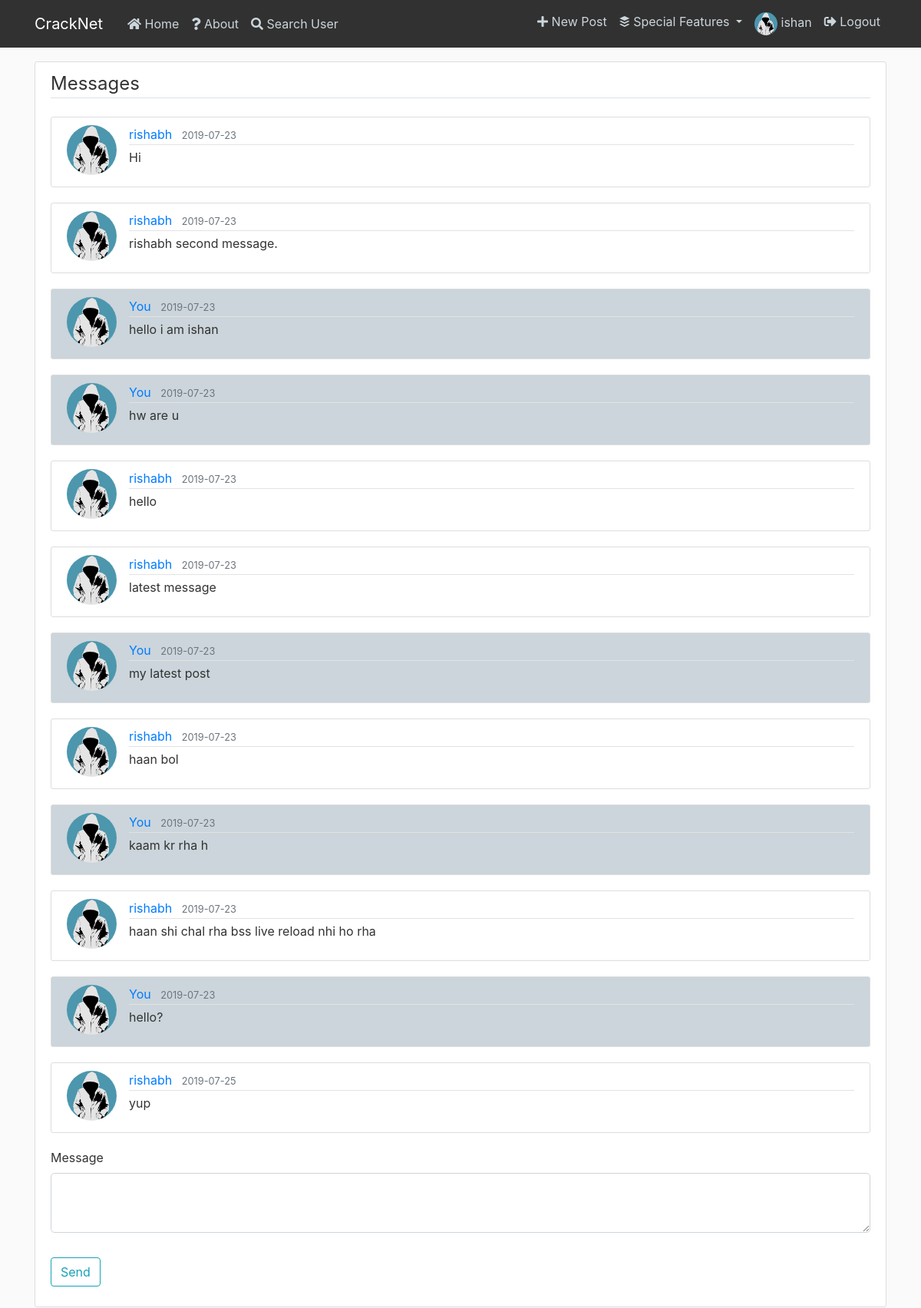
The app's page /messages/1/2 (signed in) with its own data.
### flaskblog/models.py (models this page shows, shortened)
class User(db.Model, UserMixin):
    id = db.Column(db.Integer, primary_key=True)
    username = db.Column(db.String(20), unique=True, nullable=False)
    email = db.Column(db.String(120), unique=True, nullable=False)
    image_file = db.Column(db.String(20), nullable=False, default='default.jpg')
    connections=db.Column(db.Integer, nullable=False, default=0)
    connected_users=db.Column(db.String(100000), default="")
    password = db.Column(db.String(60), nullable=False)
    posts = db.relationship('Post', backref='author', lazy=True)
    comments = db.relationship('Comment', backref='author', lazy=True)

class Message(db.Model):
    id = db.Column(db.Integer, primary_key=True, autoincrement=True)
    date_of_message = db.Column(db.DateTime, nullable=False, default=datetime.utcnow)
    message = db.Column(db.Text, nullable = False)
    receiver_id = db.Column(db.Integer, nullable=False)
    sender_id = db.Column(db.Integer, nullable=False)

### flaskblog/routes.py (the view)
@app.route("/messages/<int:user_id>/<int:current_user_id>", methods=['POST', 'GET'])
@login_required
def messages(user_id,current_user_id):
    if current_user.id == current_user_id:
        form = MessageForm()
        if form.validate_on_submit():
            message = Message(message=form.content.data, receiver_id=user_id, sender_id=current_user_id)
            db.session.add(message)
            db.session.commit()
            flash('Message sent successfully!', 'success')
            return redirect(url_for('messages',user_id=user_id,current_user_id=current_user_id))
        messages_id=[]
        messages1=Message.query.filter_by(receiver_id=user_id,sender_id=current_user_id).all()
        for message in messages1:
            messages_id.append(message.id)
        messages2=Message.query.filter_by(receiver_id=current_user_id,sender_id=user_id).all()
        for message in messages2:
            messages_id.append(message.id)
        messages=[]
        for id in messages_id:
            messages.append(Message.query.filter_by(id=id).first())
        current_receiver = User.query.filter_by(id=user_id).first()
        return render_template('messages.html', messages = messages, current_receiver=current_receiver, legend = 'Messages', form = form)
    else:
        flash('Dont try to be Oversmart!', 'danger')
        return redirect(url_for('home'))

### flaskblog/forms.py
class MessageForm(FlaskForm):
    content = TextAreaField('Message', validators=[DataRequired()])
    submit = SubmitField('Send')

### flaskblog/models.py (called while the page is built)
@login_manager.user_loader
def load_user(user_id):
    return User.query.get(int(user_id))

### flaskblog/templates/messages.html (shortened to what this page needs)
{% extends "layout.html" %}
{% block content %}
    <div class="content-section">
        <form method="POST" action="">
            <fieldset class="form-group">
                <legend class="border-bottom mb-4">{{ legend }}</legend>
                {% for message in messages|sort(attribute='id') %}
                    {% if message.sender_id == current_user.id %}
                        <article class="media content-section user-msg-shade">
                            <img class="rounded-circle article-img" src="{{ url_for('static', filename='profile_pics/' + current_user.image_file) }}">
                            <div class="media-body">
                                <div class="article-metadata">
                                    <a class="mr-2" href="{{ url_for('account') }}">You</a>
                                    <small class="text-muted">{{ message.date_of_message.strftime('%Y-%m-%d') }}</small>
                                </div>
                                <p class="article-content">{{ message.message }}</p>
                            </div>
                        </article>
                    {% else %}
                        <article class="media content-section">
                            <img class="rounded-circle article-img" src="{{ url_for('static', filename='profile_pics/' + current_receiver.image_file) }}">
                            <div class="media-body">
                                <div class="article-metadata">
                                    <a class="mr-2" href="{{ url_for('account') }}">{{ current_receiver.username }}</a>
                                    <small class="text-muted">{{ message.date_of_message.strftime('%Y-%m-%d') }}</small>
                                </div>
                                <p class="article-content">{{ message.message }}</p>
                            </div>
                        </article>
                    {% endif %}
                {% endfor %}
                <div class="form-group">
                    {{ form.content.label(class="form-control-label") }}
                    {% if form.content.errors %}
                        {{ form.content(class="form-control form-control-lg is-invalid") }}
                        <div class="invalid-feedback">
                            {% for error in form.content.errors %}
                                <span>{{ error }}</span>
                            {% endfor %}
                        </div>
                    {% else %}
                        {{ form.content(class="form-control form-control-lg") }}
                    {% endif %}
                </div>
            </fieldset>
            <div class="form-group">
                {{ form.submit(class="btn btn-outline-info") }}
            </div>
        </form>
    </div>
{% endblock content %}

### flaskblog/templates/layout.html (shortened to what this page needs)
<!DOCTYPE html>
<html>
<head>
    <link rel="stylesheet" href="https://maxcdn.bootstrapcdn.com/bootstrap/4.0.0/css/bootstrap.min.css">
    <link rel="stylesheet" href="https://use.fontawesome.com/releases/v5.8.2/css/all.css">
    <link rel="stylesheet" type="text/css" href="{{ url_for('static', filename='main.css') }}">
</head>
<body>
    <header class="site-header">
      <nav class="navbar navbar-expand-md navbar-dark bg-steel fixed-top">
        <div class="container">
          <a class="navbar-brand mr-4" href="/">CrackNet</a>
          <div class="collapse navbar-collapse" id="navbarToggle">
            <div class="navbar-nav mr-auto">
              <a class="nav-item nav-link" href="{{ url_for('home') }}"><i class="fas fa-home"></i> Home</a>
              <a class="nav-item nav-link" href="{{ url_for('about') }}"><i class="fas fa-question"></i> About</a>
              <a class="nav-item nav-link" data-toggle="modal" href="#SearchModal"><i class="fas fa-search"></i> Search User</a>
            </div>
            <div class="navbar-nav">
              {% if current_user.is_authenticated %}
                <a class="nav-item nav-link" href="{{ url_for('new_post') }}"><i class="fas fa-plus"></i> New Post</a>
                <li class="nav-item dropdown">
                  <a class="nav-link dropdown-toggle" href="#" id="navbarDropdown" role="button" data-toggle="dropdown" aria-haspopup="true" aria-expanded="false">
                    <i class="fab fa-buffer"></i> Special Features
                  </a>
                </li>
                <a class="nav-item nav-link" href="{{ url_for('account') }}"><img class="acc-nav-img" src="{{ url_for('static', filename='profile_pics/' + current_user.image_file) }}">  {{current_user.username}}</a>
                <a class="nav-item nav-link" href="{{ url_for('logout') }}"><i class="fas fa-sign-out-alt"></i> Logout</a>
              {% else %}
                <a class="nav-item nav-link" href="{{ url_for('login') }}"><i class="fas fa-sign-in-alt"></i> Login</a>
                <a class="nav-item nav-link" href="{{ url_for('register') }}"><i class="fas fa-user-plus"></i> Register</a>
              {% endif %}
            </div>
          </div>
        </div>
      </nav>
    </header>
    <main role="main" class="container">
      <div class="row">
        <div class="col-md-12">
          {% block content %}{% endblock %}
        </div>
      </div>
    </main>
</body>
</html>

### flaskblog/static/main.css (style rules this page uses)
body { background: #fafafa; color: #333333; margin-top: 5rem; }
.bg-steel { background-color: #313131; }
.site-header .navbar-nav .nav-link { color: #cbd5db; }
.content-section { background: #ffffff; padding: 10px 20px; border: 1px solid #dddddd; border-radius: 3px; margin-bottom: 20px; }
.article-content { white-space: pre-line; }
.article-img { height: 65px; width: 65px; margin-right: 16px; }
.article-metadata { padding-bottom: 1px; margin-bottom: 4px; border-bottom: 1px solid #e3e3e3 }
.acc-nav-img { border-radius:50%; height:30px; width:30px; }
.user-msg-shade { background-color: #cbd5db; }

### records on screen
User: image_file (placeholder picture), username "ishan"
Message: image_file (placeholder picture), date_of_message "2019-07-23", message "Hi"
User: username "rishabh"
Message: image_file (placeholder picture), date_of_message "2019-07-23", message "rishabh second message."
Message: image_file (placeholder picture), date_of_message "2019-07-23", message "hello i am ishan"
Message: image_file (placeholder picture), date_of_message "2019-07-23", message "hw are u"
Message: image_file (placeholder picture), date_of_message "2019-07-23", message "hello"
Message: image_file (placeholder picture), date_of_message "2019-07-23", message "latest message"
Message: image_file (placeholder picture), date_of_message "2019-07-23", message "my latest post"
Message: image_file (placeholder picture), date_of_message "2019-07-23", message "haan bol"
Message: image_file (placeholder picture), date_of_message "2019-07-23", message "kaam kr rha h"
Message: image_file (placeholder picture), date_of_message "2019-07-23", message "haan shi chal rha bss live reload nhi ho rha"
Message: image_file (placeholder picture), date_of_message "2019-07-23", message "hello?"
Message: image_file (placeholder picture), date_of_message "2019-07-25", message "yup"

### other values on screen
{{ legend }} "Messages"
